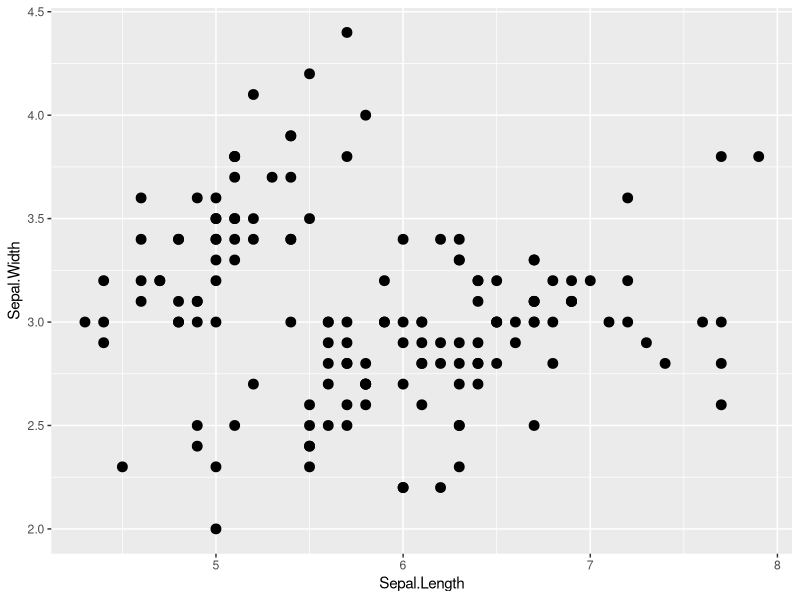
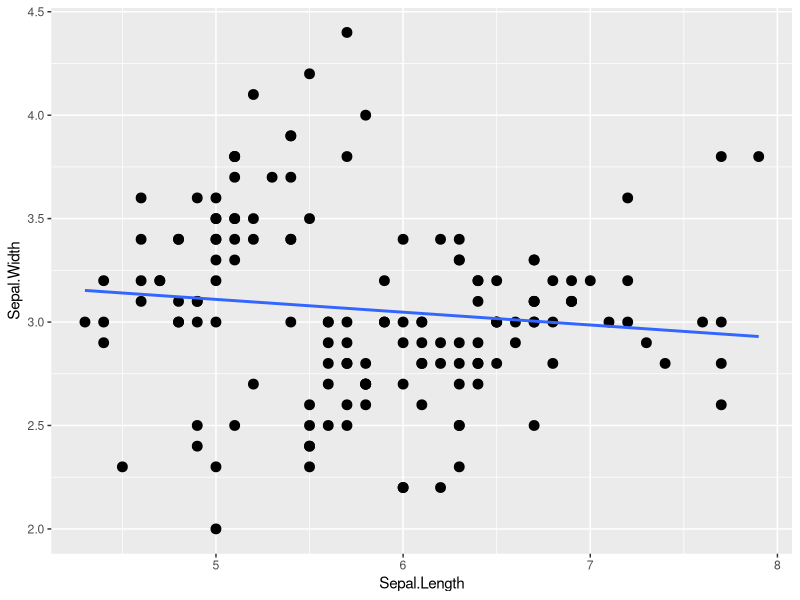
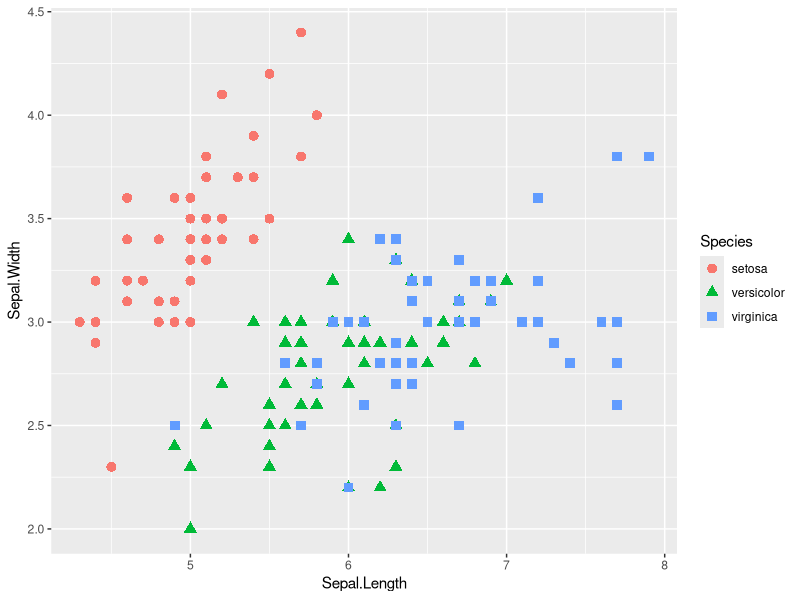

Generate these figures, in order, with R:
## ---- chunk 1
knitr::opts_chunk$set(echo = TRUE)
library(tidyverse)
library(lme4)
library(lmerTest)
library(knitr)
## ---- chunk 2

head(iris) #irisデータの上数行を表示

## ---- chunk 3

graph_1 = ggplot() +
  geom_point(data=iris, aes(x=Sepal.Length, y=Sepal.Width),size = 3)
graph_1

## ---- chunk 4
iris_lm = lm(data = iris, Sepal.Width ~ Sepal.Length)
summary(iris_lm)
## ---- chunk 5

graph_lm = ggplot()+
  geom_point(data = iris, aes(x = Sepal.Length, y = Sepal.Width), size = 3)  +
  geom_smooth(data = iris, aes(x = Sepal.Length, y = Sepal.Width), formula = y~x, method = "lm", se = FALSE)
graph_lm

## ---- chunk 6

graph_2 = ggplot() +
  geom_point(data = iris, aes(x = Sepal.Length, y = Sepal.Width, color = Species, shape = Species), size = 3) 
graph_2

## ---- chunk 7

set.seed(1)
example = data.frame(i = 1:6, j = c(1, 1, 2, 2, 3, 3), y = round(rnorm(6), 2), x = rep(c(0, 1),3) )

example

## ---- chunk 8

model_lmm = lmer(data= iris, Sepal.Length ~ Sepal.Width + (1|Species)) #(1|Species)を加える
summary(model_lmm)

## ---- chunk 9
x1 = c(1.0, 2.0, 3.0, 4.2, 5.1, 3.1, 4.2, 5.0, 6.1, 7.0, 5.3, 6.0, 7.0, 8.1, 9.0)
y1 = c(0, 0, 1, 1, 1, 0, 0, 0, 0, 1, 0, 1, 1, 1, 1)
ID = c(rep("a",5),rep("b",5),rep("c",5))
data_sample = data.frame(ID, x1, y1)
str(data_sample)
## ---- chunk 10

model_logistic_glmm = glmer(data = data_sample, y1 ~ x1 + (1|ID), family = binomial(link="logit"))
summary(model_logistic_glmm)

## ---- chunk 11

library(car)
head(Prestige)
